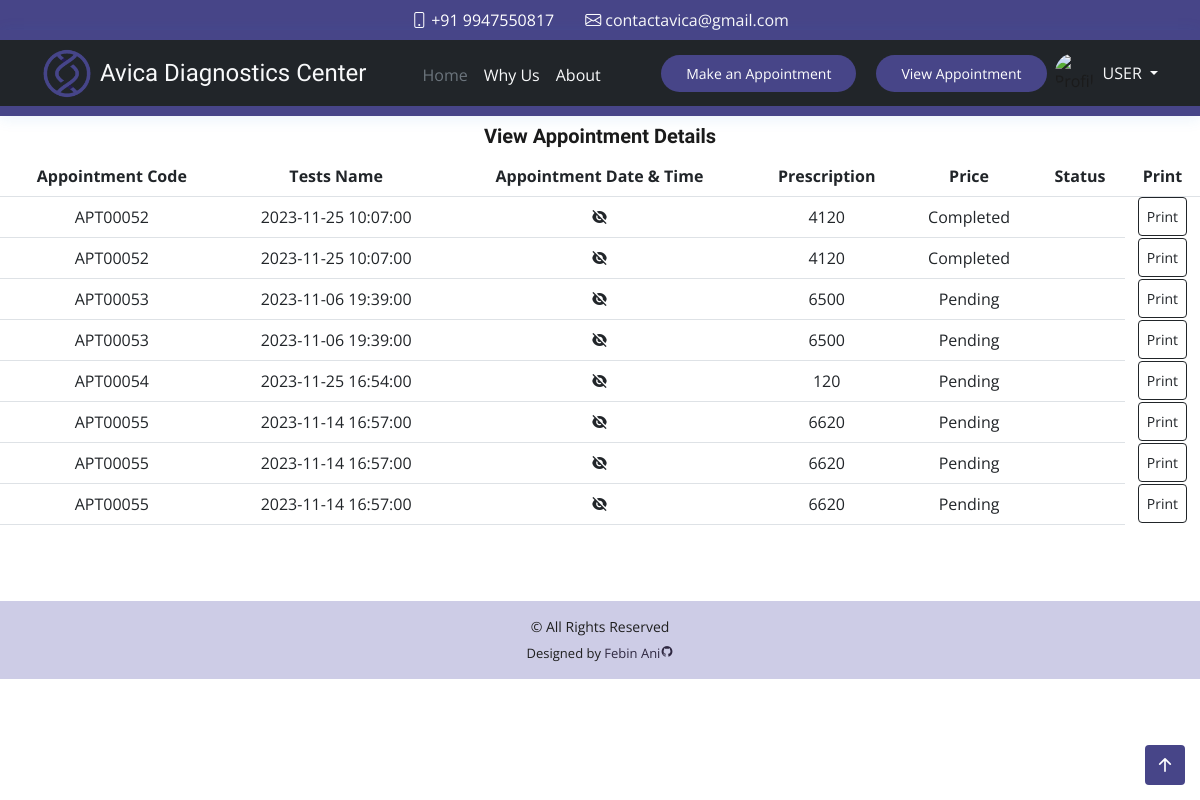
/viewappointment.php (signed in), run on the app's committed database.
### tables this page shows
CREATE TABLE `tb_appointment` (
  `apt_id` int(10) NOT NULL,
  `test_id` int(10) NOT NULL,
  `apt_code` varchar(100) NOT NULL
);

CREATE TABLE `tb_appointment_list` (
  `apt_id` int(10) NOT NULL,
  `code` varchar(100) NOT NULL,
  `user_id` int(10) NOT NULL,
  `schedule` datetime NOT NULL,
  `pres` varchar(150) NOT NULL,
  `price` int(10) NOT NULL,
  `status` int(50) NOT NULL,
  `date_created` datetime NOT NULL,
  `date_updated` datetime DEFAULT NULL
);

### viewappointment.php (the view, shortened to what this page needs)
<?php
  include('constant/securityhome.php');
  include('constant/topbar.php');
  include('constant/header.php');
?>
  <section class="section">
    <div class="row">
        <div class="col-lg-12 mt-5">
        <h1 class="text-center fs-5 mt-3 fw-bold">View Appointment Details</h1>
        <table class="table">
        <thead>
            <tr class="text-center ">
            <th scope="col">Appointment Code</th>
            <th scope="col">Tests Name</th>
            <th scope="col">Appointment Date & Time</th>
            <th scope="col">Prescription</th>
            <th scope="col">Price</th>
            <th scope="col">Status</th>
            <th scope="col">Print</th>
            </tr>
        </thead>
        <tbody>
        <?php
          $id = $_SESSION['id'];
          $sql = "SELECT
          *
      FROM tb_appointment s
      INNER JOIN tb_test cu
      ON cu.test_id = s.test_id
      INNER JOIN tb_appointment_list AS ci
      ON ci.code = s.apt_code WHERE ci.user_id = $id;
      ";
          $result = $conn->query($sql);
          if ($result->num_rows > 0) {
            while ($row = $result->fetch_assoc()) {
              echo '<tr class="text-center">';
              echo '<td class="nn">' . $row["apt_code"] . '</td>';
              echo '<td>' . $row["schedule"] . '</td>';
              echo "<td>" ?>
              <?php
              $pres=$row["pres"];
              if($pres!==""){
              ?>
                <a class="d-flex justify-content-center link-dark" href=<?php echo "assets/upload/".$row["pres"]; ?> >  <i class="ri-eye-fill"></i></a>
              <?php
              } else {
              ?>
                <i  class="ri-eye-off-fill d-flex justify-content-center "></i>
              <?php
              }
              echo '<td>' . $row["price"] . '</td>';
              echo "<td>" ?>
              <?php
              $status=$row['status'];
              if($status==0){
              ?>
                Pending
              <?php
              } elseif($status==1) {
              ?>
                Approved
              <?php
              } else {
              ?>
                Completed
              <?php
              }
              echo "<td></td><td class='btn btn-dark btn-sm text-dark' onclick='printMe(event)'>Print</td></tr>";
            }
          }
          ?>
        </tbody>
      </table>
      </div>
    </div>
  </section>
<?php
include('constant/footer.php');
?>

### assets/css/style.css (style rules this page uses)
body { font-family: "Open Sans", sans-serif; color: #1b1b1b; }
h1, h2, h3, h4, h5, h6 { font-family: "Raleway", sans-serif; }
section { padding: 60px 0; overflow: hidden; }

### data on the page
tb_appointment: apt_code "APT00052", tb_appointment_list.schedule "2023-11-25 10:07:00", tb_appointment_list.price "4120", shows "Completed"
tb_appointment: apt_code "APT00052", tb_appointment_list.schedule "2023-11-25 10:07:00", tb_appointment_list.price "4120", shows "Completed"
tb_appointment: apt_code "APT00053", tb_appointment_list.schedule "2023-11-06 19:39:00", tb_appointment_list.price "6500", shows "Pending"
tb_appointment: apt_code "APT00053", tb_appointment_list.schedule "2023-11-06 19:39:00", tb_appointment_list.price "6500", shows "Pending"
tb_appointment: apt_code "APT00054", tb_appointment_list.schedule "2023-11-25 16:54:00", tb_appointment_list.price "120", shows "Pending"
tb_appointment: apt_code "APT00055", tb_appointment_list.schedule "2023-11-14 16:57:00", tb_appointment_list.price "6620", shows "Pending"
tb_appointment: apt_code "APT00055", tb_appointment_list.schedule "2023-11-14 16:57:00", tb_appointment_list.price "6620", shows "Pending"
tb_appointment: apt_code "APT00055", tb_appointment_list.schedule "2023-11-14 16:57:00", tb_appointment_list.price "6620", shows "Pending"

### other printed values
$_SESSION['usertype'] "USER"
